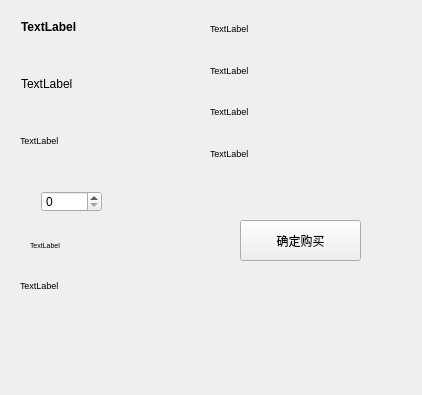
<?xml version="1.0" encoding="UTF-8"?>
<ui version="4.0">
 <class>shopbuy</class>
 <widget class="QWidget" name="shopbuy">
  <property name="geometry">
   <rect>
    <x>0</x>
    <y>0</y>
    <width>422</width>
    <height>395</height>
   </rect>
  </property>
  <property name="windowTitle">
   <string>Form</string>
  </property>
  <widget class="QWidget" name="widget" native="true">
   <property name="geometry">
    <rect>
     <x>10</x>
     <y>0</y>
     <width>171</width>
     <height>171</height>
    </rect>
   </property>
   <widget class="QLabel" name="label_name">
    <property name="geometry">
     <rect>
      <x>11</x>
      <y>11</y>
      <width>91</width>
      <height>31</height>
     </rect>
    </property>
    <property name="font">
     <font>
      <weight>75</weight>
      <bold>true</bold>
     </font>
    </property>
    <property name="text">
     <string>TextLabel</string>
    </property>
   </widget>
   <widget class="QLabel" name="label_picture">
    <property name="geometry">
     <rect>
      <x>11</x>
      <y>53</y>
      <width>121</width>
      <height>61</height>
     </rect>
    </property>
    <property name="text">
     <string>TextLabel</string>
    </property>
   </widget>
   <widget class="QLabel" name="label_cost">
    <property name="geometry">
     <rect>
      <x>10</x>
      <y>125</y>
      <width>111</width>
      <height>31</height>
     </rect>
    </property>
    <property name="font">
     <font>
      <family>Arial</family>
      <pointsize>7</pointsize>
     </font>
    </property>
    <property name="text">
     <string>TextLabel</string>
    </property>
   </widget>
  </widget>
  <widget class="QWidget" name="widget_2" native="true">
   <property name="geometry">
    <rect>
     <x>210</x>
     <y>10</y>
     <width>201</width>
     <height>161</height>
    </rect>
   </property>
   <layout class="QVBoxLayout" name="verticalLayout">
    <item>
     <widget class="QLabel" name="label_growtime">
      <property name="font">
       <font>
        <pointsize>7</pointsize>
       </font>
      </property>
      <property name="text">
       <string>TextLabel</string>
      </property>
     </widget>
    </item>
    <item>
     <widget class="QLabel" name="label_empirical">
      <property name="font">
       <font>
        <pointsize>7</pointsize>
       </font>
      </property>
      <property name="text">
       <string>TextLabel</string>
      </property>
     </widget>
    </item>
    <item>
     <widget class="QLabel" name="label_price">
      <property name="font">
       <font>
        <pointsize>7</pointsize>
       </font>
      </property>
      <property name="text">
       <string>TextLabel</string>
      </property>
     </widget>
    </item>
    <item>
     <widget class="QLabel" name="label_level">
      <property name="font">
       <font>
        <pointsize>7</pointsize>
       </font>
      </property>
      <property name="text">
       <string>TextLabel</string>
      </property>
     </widget>
    </item>
   </layout>
  </widget>
  <widget class="QWidget" name="widget_3" native="true">
   <property name="geometry">
    <rect>
     <x>10</x>
     <y>180</y>
     <width>201</width>
     <height>131</height>
    </rect>
   </property>
   <widget class="QSpinBox" name="spinBox">
    <property name="geometry">
     <rect>
      <x>31</x>
      <y>11</y>
      <width>61</width>
      <height>21</height>
     </rect>
    </property>
   </widget>
   <widget class="QLabel" name="label_tip">
    <property name="geometry">
     <rect>
      <x>20</x>
      <y>50</y>
      <width>171</width>
      <height>31</height>
     </rect>
    </property>
    <property name="font">
     <font>
      <pointsize>5</pointsize>
     </font>
    </property>
    <property name="text">
     <string>TextLabel</string>
    </property>
   </widget>
   <widget class="QLabel" name="label_expenditure">
    <property name="geometry">
     <rect>
      <x>10</x>
      <y>90</y>
      <width>151</width>
      <height>31</height>
     </rect>
    </property>
    <property name="font">
     <font>
      <pointsize>7</pointsize>
     </font>
    </property>
    <property name="text">
     <string>TextLabel</string>
    </property>
   </widget>
  </widget>
  <widget class="QPushButton" name="pushButton_surebuy">
   <property name="geometry">
    <rect>
     <x>240</x>
     <y>220</y>
     <width>121</width>
     <height>41</height>
    </rect>
   </property>
   <property name="text">
    <string>确定购买</string>
   </property>
  </widget>
 </widget>
 <resources/>
 <connections/>
</ui>
